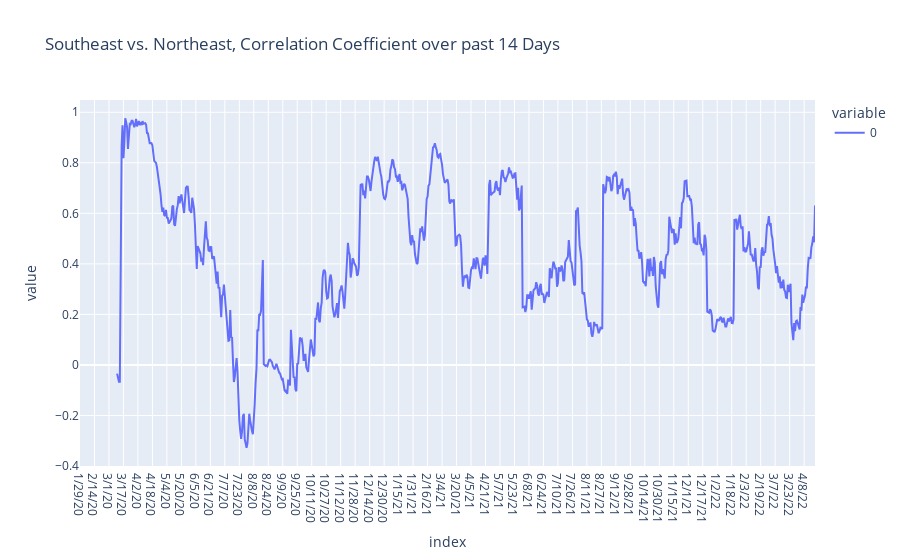

Notebook source saved alongside this figure:
### Code cell
fig = px.line(average_southeast_pc.rolling(30).corr(average_northeast_pc),
              title="Southeast vs. Northeast, Correlation Coefficient over past 14 Days"); 
fig.show()

### Figure 1 — Plotly figure (JSON) as saved in the notebook; plotly's stock layout.template omitted (floating-point values rounded to 4 significant figures; data arrays with more than 128 entries replaced by an {"elided": "..."} marker saying what was removed)
{"data": [{"hovertemplate": "variable=0<br>index=%{x}<br>value=%{y}<extra></extra>", "legendgroup": "0", "line": {"color": "#636efa", "dash": "solid"}, "marker": {"symbol": "circle"}, "mode": "lines", "name": "0", "orientation": "v", "showlegend": true, "type": "scatter", "x": {"elided": "813 str values"}, "xaxis": "x", "y": {"elided": "813 float values"}, "yaxis": "y"}], "layout": {"legend": {"title": {"text": "variable"}, "tracegroupgap": 0}, "title": {"text": "Southeast vs. Northeast, Correlation Coefficient over past 14 Days"}, "xaxis": {"anchor": "y", "domain": [0, 1], "title": {"text": "index"}}, "yaxis": {"anchor": "x", "domain": [0, 1], "title": {"text": "value"}}}}
